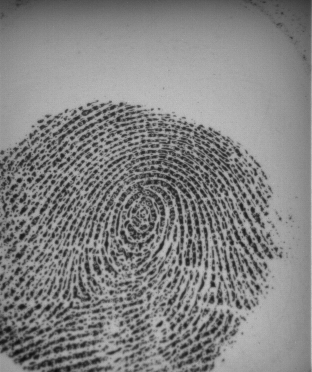
#> input picture Machine Learning/ml2/Spoof_data/Testing Biometrika Spoof/Testing Biometrika Spoof/spoof/100_10.png, 312 x 372 px; its folder holds only this picture in this run
$ jupyter execute --allow-errors SVM_Assignment.ipynb
#> lines starting #> are read from the running program, lines starting #| are printed output that depends on the picture
#> further down, img is the input picture: PIL image 312x372 RGB; min 15, max 198, mean 130.7
#> `img = img.resize(resize)`:
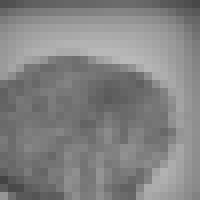
#> img: PIL image 25x25 RGB (shown 8 times larger); min 68, max 185, mean 130.7
#> `vector = arr.ravel()`: vector = 1875 values, max 185 at index 570, min 68 at index 1650, mean 130.7
#> `image = pd.DataFrame(vector)`: image = table of 1 rows and 1875 columns
[cell 1]
from PIL import Image
import glob
import numpy as np
import pandas as pd

[cell 2]
x_test=pd.DataFrame([])
images = glob.glob("Spoof_data/Testing Biometrika Spoof/Testing Biometrika Spoof/spoof/*.png")
#> (the rest of this cell did not finish here and is left out)


$ run again, on Machine Learning/ml2/Spoof_data/Testing Biometrika Spoof/Testing Biometrika Spoof/spoof/122_4.png
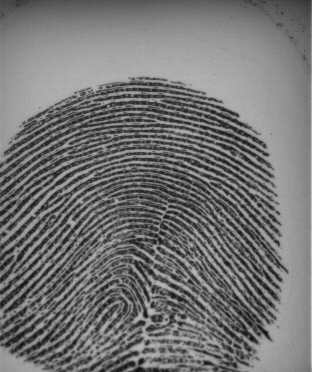
#> input picture Machine Learning/ml2/Spoof_data/Testing Biometrika Spoof/Testing Biometrika Spoof/spoof/122_4.png, 312 x 372 px
#> img is the input picture: PIL image 312x372 RGB; min 11, max 205, mean 115.1
#> `img = img.resize(resize)`:
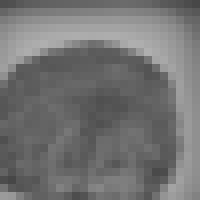
#> img: PIL image 25x25 RGB (shown 8 times larger); min 71, max 175, mean 115.1
#> vector = 1875 values, max 175 at index 390, min 71 at index 72, mean 115.1
#> image = table of 1 rows and 1875 columns

$ run again, on Machine Learning/ml2/Spoof_data/Testing Biometrika Spoof/Testing Biometrika Spoof/spoof/122_5.png
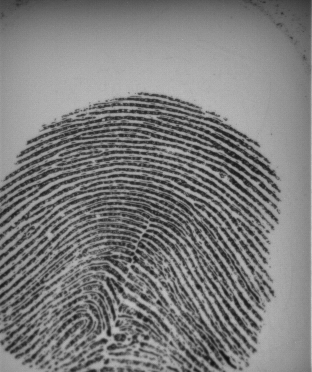
#> input picture Machine Learning/ml2/Spoof_data/Testing Biometrika Spoof/Testing Biometrika Spoof/spoof/122_5.png, 312 x 372 px
#> img is the input picture: PIL image 312x372 RGB; min 13, max 204, mean 124.1
#> `img = img.resize(resize)`:
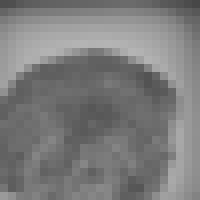
#> img: PIL image 25x25 RGB (shown 8 times larger); min 71, max 180, mean 124.1
#> vector = 1875 values, max 180 at index 405, min 71 at index 72, mean 124.1
#> image = table of 1 rows and 1875 columns

$ run again, on Machine Learning/ml2/Spoof_data/Testing Biometrika Spoof/Testing Biometrika Spoof/spoof/122_7.png
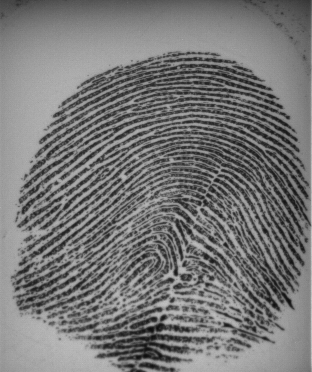
#> input picture Machine Learning/ml2/Spoof_data/Testing Biometrika Spoof/Testing Biometrika Spoof/spoof/122_7.png, 312 x 372 px
#> img is the input picture: PIL image 312x372 RGB; min 11, max 200, mean 118.8
#> `img = img.resize(resize)`:
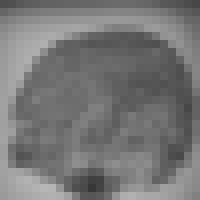
#> img: PIL image 25x25 RGB (shown 8 times larger); min 55, max 182, mean 118.8
#> vector = 1875 values, max 182 at index 1740, min 55 at index 1758, mean 118.8
#> image = table of 1 rows and 1875 columns

$ run again, on Machine Learning/ml2/Spoof_data/Testing Biometrika Spoof/Testing Biometrika Spoof/spoof/100_5.png
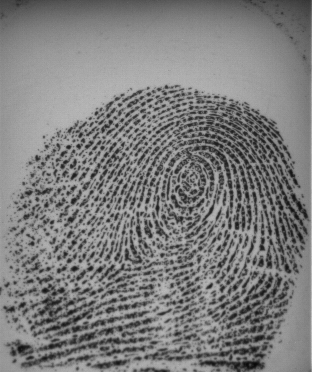
#> input picture Machine Learning/ml2/Spoof_data/Testing Biometrika Spoof/Testing Biometrika Spoof/spoof/100_5.png, 312 x 372 px
#> img is the input picture: PIL image 312x372 RGB; min 8, max 194, mean 125.7
#> `img = img.resize(resize)`:
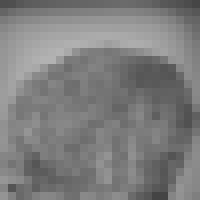
#> img: PIL image 25x25 RGB (shown 8 times larger); min 68, max 179, mean 125.6
#> vector = 1875 values, max 179 at index 471, min 68 at index 1857, mean 125.6
#> image = table of 1 rows and 1875 columns
